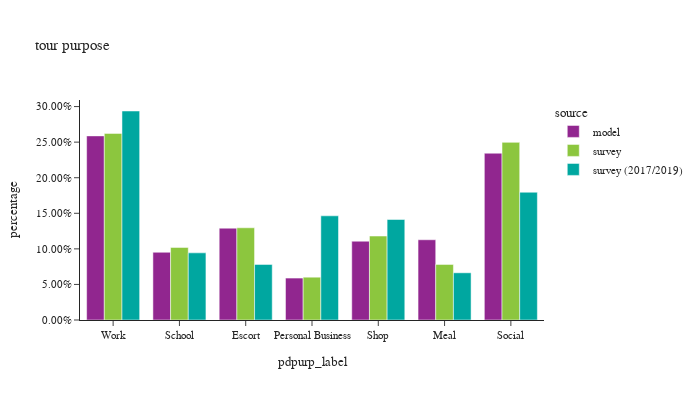

The cell this chart's notebook holds for it:
### Markdown cell above
## percent of tours by purpose

### Code cell
df_plot = df_tour.groupby(['source','pdpurp_label'])['toexpfac'].sum().reset_index()
df_plot['percentage'] = df_plot.groupby(['source'], group_keys=False)['toexpfac']. \
    apply(lambda x: x / float(x.sum()))
# df_plot
df_plot_ct = df_tour.groupby(['source','pdpurp_label'])['toexpfac'].count().reset_index(). \
    rename(columns={'toexpfac':'sample count'})
df_plot = df_plot.merge(df_plot_ct, on=['source','pdpurp_label'])

fig = px.bar(df_plot.sort_values(by=['source']), x="pdpurp_label", y="percentage", color="source",
             barmode="group",hover_data=['sample count'],title="tour purpose")
fig.update_layout(height=400, width=700, font=dict(size=11),
                  yaxis=dict(tickformat=".2%"))
fig.show()

### Figure 1 — Plotly figure (JSON) as saved in the notebook; plotly's stock layout.template omitted (floating-point values rounded to 4 significant figures)
{"data": [{"alignmentgroup": "True", "customdata": [[1566207], [576067], [781100], [356742], [670302], [682532], [1418850]], "hovertemplate": "source=model<br>pdpurp_label=%{x}<br>percentage=%{y}<br>sample count=%{customdata[0]}<extra></extra>", "legendgroup": "model", "marker": {"color": "#91268F", "pattern": {"shape": ""}}, "name": "model", "offsetgroup": "model", "orientation": "v", "showlegend": true, "textposition": "auto", "type": "bar", "x": ["Work", "School", "Escort", "Personal Business", "Shop", "Meal", "Social"], "xaxis": "x", "y": [0.2588, 0.09519, 0.1291, 0.05895, 0.1108, 0.1128, 0.2345], "yaxis": "y"}, {"alignmentgroup": "True", "customdata": [[3001], [875], [1403], [753], [885], [652], [2549]], "hovertemplate": "source=survey<br>pdpurp_label=%{x}<br>percentage=%{y}<br>sample count=%{customdata[0]}<extra></extra>", "legendgroup": "survey", "marker": {"color": "#8CC63E", "pattern": {"shape": ""}}, "name": "survey", "offsetgroup": "survey", "orientation": "v", "showlegend": true, "textposition": "auto", "type": "bar", "x": ["Social", "Meal", "Shop", "Personal Business", "Escort", "School", "Work"], "xaxis": "x", "y": [0.2497, 0.07815, 0.118, 0.06017, 0.1296, 0.102, 0.2623], "yaxis": "y"}, {"alignmentgroup": "True", "customdata": [[8755], [1648], [1410], [2748], [2596], [2053], [4576]], "hovertemplate": "source=survey (2017/2019)<br>pdpurp_label=%{x}<br>percentage=%{y}<br>sample count=%{customdata[0]}<extra></extra>", "legendgroup": "survey (2017/2019)", "marker": {"color": "#00A7A0", "pattern": {"shape": ""}}, "name": "survey (2017/2019)", "offsetgroup": "survey (2017/2019)", "orientation": "v", "showlegend": true, "textposition": "auto", "type": "bar", "x": ["Work", "School", "Escort", "Personal Business", "Shop", "Meal", "Social"], "xaxis": "x", "y": [0.2938, 0.09439, 0.07814, 0.1464, 0.1413, 0.06637, 0.1796], "yaxis": "y"}], "layout": {"barmode": "group", "font": {"size": 11}, "height": 400, "legend": {"title": {"text": "source"}, "tracegroupgap": 0}, "title": {"text": "tour purpose"}, "width": 700, "xaxis": {"anchor": "y", "domain": [0.0, 1.0], "title": {"text": "pdpurp_label"}}, "yaxis": {"anchor": "x", "domain": [0.0, 1.0], "tickformat": ".2%", "title": {"text": "percentage"}}}}
